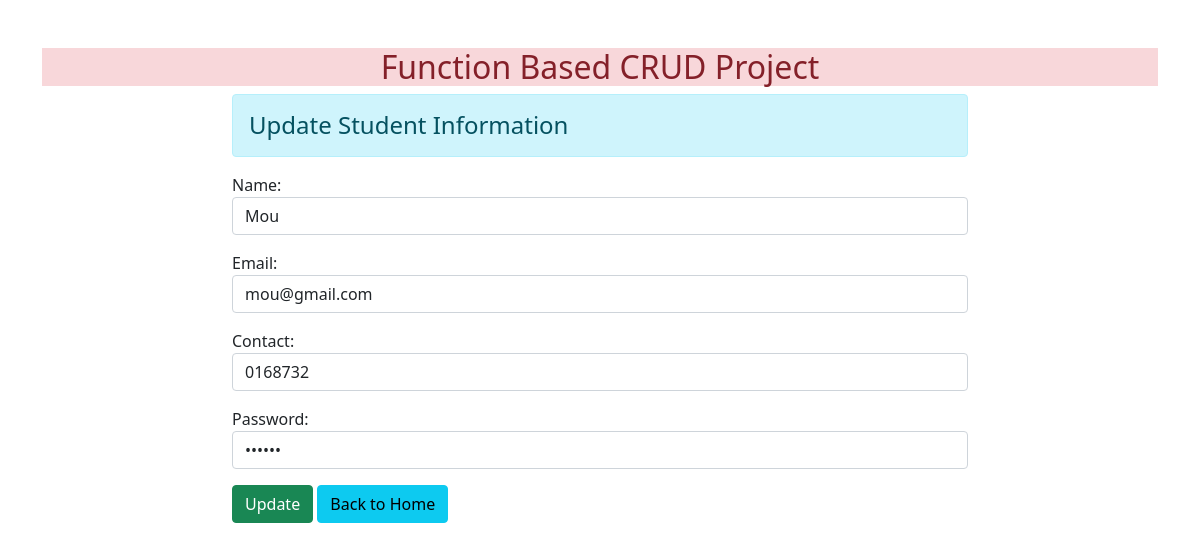
Page /4/ on the committed database.
### enroll/models.py (models this page shows)
class User(models.Model):
    name = models.CharField(max_length=70)
    email = models.EmailField(max_length=70)
    contact = models.CharField(max_length=70)
    password = models.CharField(max_length=70)

### enroll/views.py (the view)
# urls.py: path('<int:id>/', views.update_data, name="updatedata"),
def update_data(request, id):
    if request.method == 'POST':
        pi = User.objects.get(pk=id)
        fm = StudentRegistration(request.POST, instance=pi)
        if fm.is_valid():
            fm.save()
    else:
        pi = User.objects.get(pk=id)
        fm = StudentRegistration(instance=pi)
    return render(request, 'enroll/updatestudent.html', {'form':fm})

### enroll/forms.py
class StudentRegistration(forms.ModelForm):
    class Meta:
        model = User
        fields = ['name','email','contact','password']
        widgets = {
            'name': forms.TextInput(attrs={'class': 'form-control'}),
            'email': forms.EmailInput(attrs={'class': 'form-control'}),
            'contact': forms.TextInput(attrs={'class': 'form-control'}),
            'password': forms.PasswordInput(render_value=True, attrs={'class': 'form-control'}),
        }

### enroll/templates/enroll/updatestudent.html (shortened to what this page needs)
{% extends 'enroll/base.html' %}
{% block content%}
<div class="row">
    <div class="col-sm-8 offset-2">
        <h4 class="alert alert-info">Update Student Information</h4>
        <form action="" method="POST">
            {{form.as_p}}
            <input type="submit" class="btn btn-success" value="Update">
            <a href="{% url 'addandshow' %}" class="btn btn-info"> Back to Home</a>
        </form>
    </div>
</div>
{% endblock content %}

### rows in the picture
User: name "Mou", email "mou@gmail.com", contact "0168732"
